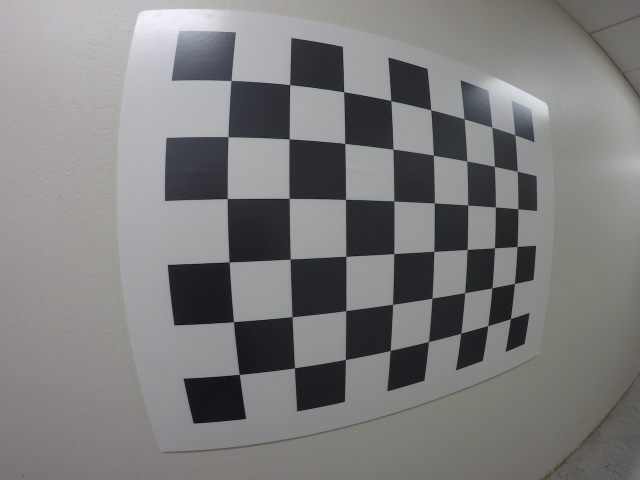
#> input picture HW2/calibration_wide/GOPR0032.jpg, 1280 x 960 px (shown at 1/2 size); its folder holds only this picture in this run
$ jupyter execute --allow-errors hw2.ipynb   (shell and % lines are left out)
#> lines starting #> are read from the running program, lines starting #| are printed output that depends on the picture; after the words box and inside, x2 and y2 are one past the last pixel; in counts of white or black regions, pixels touching at a corner belong together
Camera Calibration with OpenCV
===

### Run the code in the cell below to extract object points and image points for camera calibration.

[cell 1]
import numpy as np
import cv2
import glob
import matplotlib.pyplot as plt
#%matplotlib qt

# prepare object points, like (0,0,0), (1,0,0), (2,0,0) ....,(6,5,0)
objp = np.zeros((6*8,3), np.float32)
objp[:,:2] = np.mgrid[0:8, 0:6].T.reshape(-1,2)

# Arrays to store object points and image points from all the images.
objpoints = [] # 3d points in real world space
imgpoints = [] # 2d points in image plane.

# Make a list of calibration images
images = glob.glob('calibration_wide/GO*.jpg')

# Step through the list and search for chessboard corners
for idx, fname in enumerate(images):
    img = cv2.imread(fname)
#> img is the input picture: shape (960, 1280, 3); mean B, G, R 124.7, 124.9, 125.1
    gray = cv2.cvtColor(img, cv2.COLOR_BGR2GRAY)

    # Find the chessboard corners
    ret, corners = cv2.findChessboardCorners(gray, (8,6), None)
#> ret = True; corners = 48 rows, first 8: [462.6, 161.3], [579.9, 169.7], [687.9, 184.1], [782.3, 201.7], [862.1, 220.2], [928.7, 238.1], [984.4, 254.6], [1030.1, 270]

    # If found, add object points, image points
    if ret == True:
        objpoints.append(objp)
        imgpoints.append(corners)

        # Draw and display the corners
        cv2.drawChessboardCorners(img, (8,6), corners, ret)
#> img: shape (960, 1280, 3); 1.83% of pixels changed, all inside (x1, y1, x2, y2) = (449, 155, 1043, 756)
        #write_name = 'corners_found'+str(idx)+'.jpg'
        #cv2.imwrite(write_name, img)
        cv2.imshow('img', img)
        cv2.waitKey(500)

cv2.destroyAllWindows()

### If the above cell ran sucessfully, you should now have `objpoints` and `imgpoints` needed for camera calibration.  Run the cell below to calibrate, calculate distortion coefficients, and test undistortion on an image!

[cell 2]
import pickle
#%matplotlib inline

# Test undistortion on an image
img = cv2.imread('calibration_wide/test_image.jpg')
#> (the rest of this cell did not finish here and is left out)

# Homework #2
## 1. Color Spaces

### Import resources

[cell 3]
import matplotlib.pyplot as plt
import matplotlib.image as mpimg

import numpy as np
import cv2

#%matplotlib inline

### Read in and display the image

[cell 4]
# Read in the image
image = mpimg.imread('images/pizza_bluescreen.jpg')
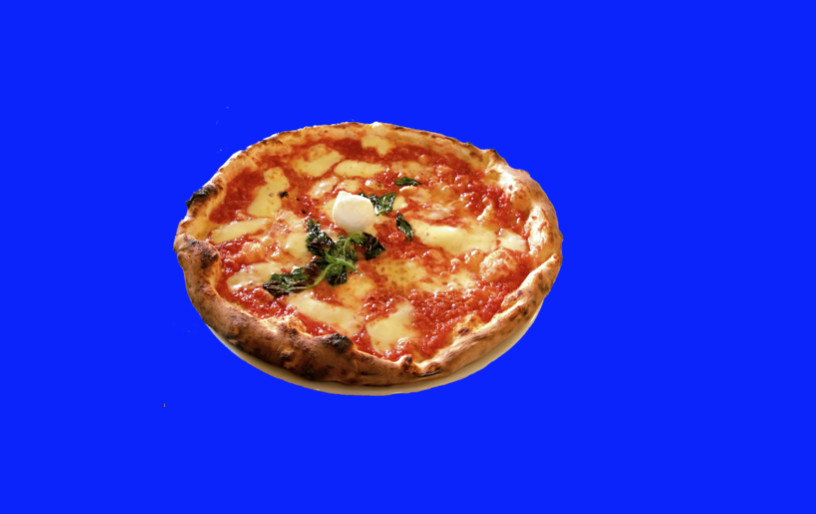
#> input picture HW2/images/pizza_bluescreen.jpg, 816 x 514 px
#> image is the input picture: shape (514, 816, 3); mean R, G, B 44.9, 51.2, 214.8

# Print out the image dimensions (height, width, and depth (color))
print('Image dimensions:', image.shape)
#| Image dimensions: (514, 816, 3)

[cell 5]
# Display the image
plt.imshow(image)

### Define the color threshold

[cell 6]
## TODO: Define our color selection boundaries in RGB values
lower_blue = np.array([0,0,200])
upper_blue = np.array([50,50,255])

### Create a mask

[cell 7]
# Define the masked area
mask = cv2.inRange(image, lower_blue, upper_blue)
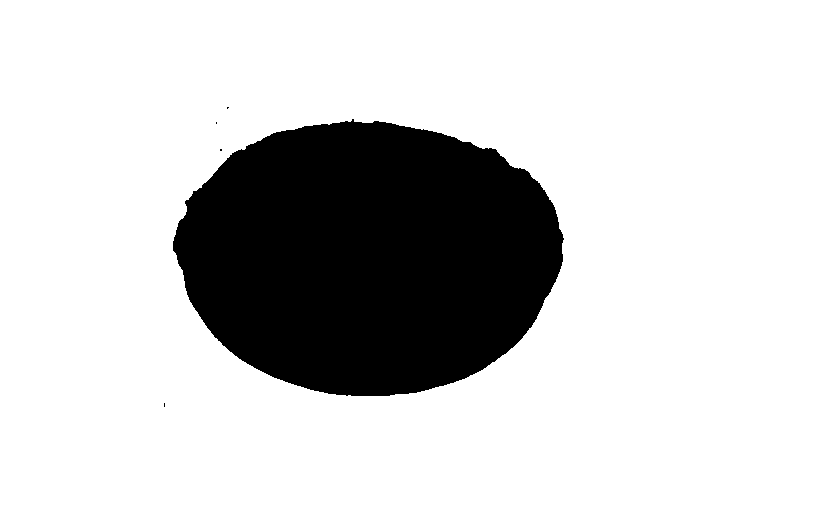
#> mask: shape (514, 816); 80.1% white; 5 black regions (4 under 20 px), largest, box (x1, y1, x2, y2) and area: (173, 119, 564, 396) 83356

# Vizualize the mask
plt.imshow(mask, cmap='gray')

[cell 8]
# Mask the image to let the car show through
masked_image = np.copy(image)

masked_image[mask != 0] = [0, 0, 0]

# Display it!
plt.imshow(masked_image)

### Mask and add a background image

[cell 9]
# Load in a background image, and convert it to RGB
background_image = cv2.imread('images/sky.jpg')
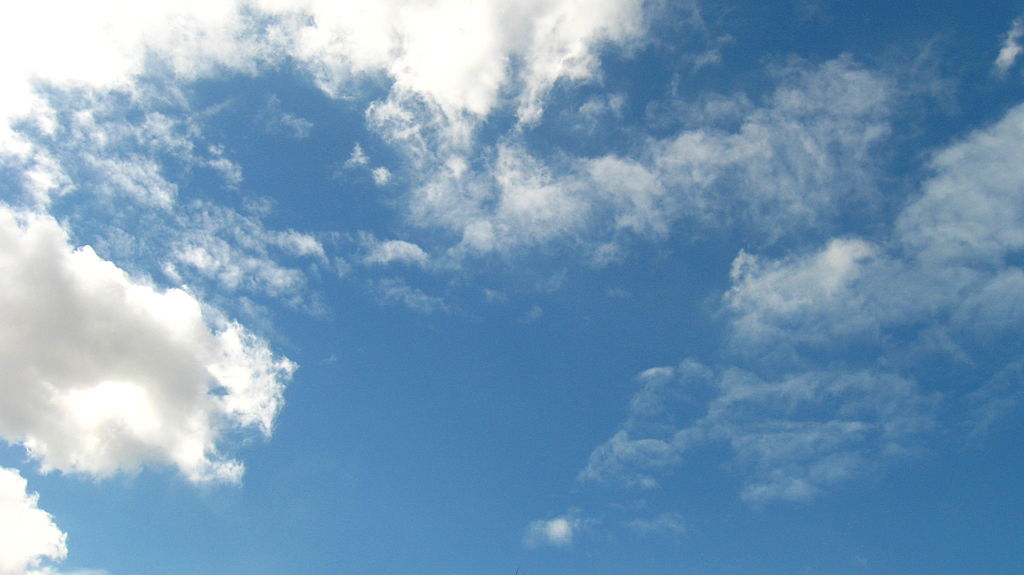
#> input picture HW2/images/sky.jpg, 1024 x 575 px
#> background_image is the input picture: shape (575, 1024, 3); mean B, G, R 184.6, 154.6, 119
background_image = cv2.cvtColor(background_image, cv2.COLOR_BGR2RGB)
## TODO: Crop it or resize the background to be the right size (450x660)
crop_background = background_image[0:514, 0:816]
## TODO: Mask the cropped background so that the car area is blocked
# Hint mask the opposite area of the previous image
crop_background[mask == 0] = [0, 0, 0]
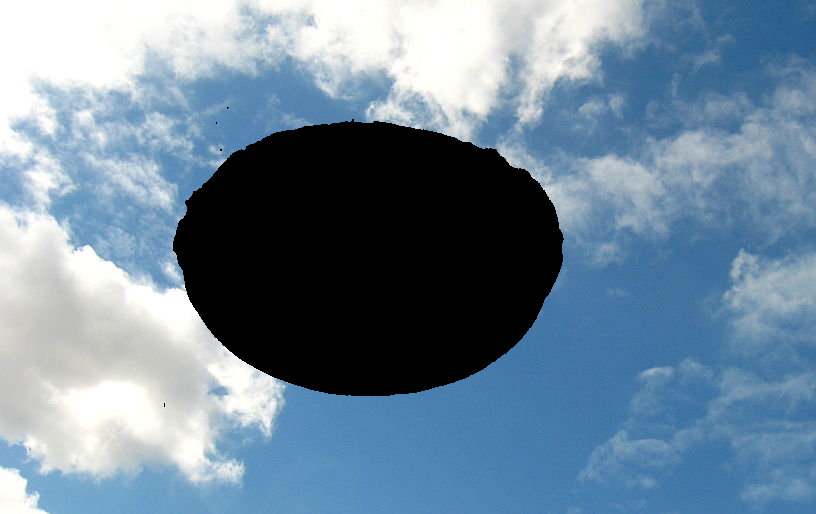
#> crop_background: shape (514, 816, 3); mean R, G, B 111.3, 134.8, 154.5
## TODO: Display the background and make sure
plt.imshow(crop_background)

### Create a complete image

[cell 10]
## TODO: Add the two images together to create a complete image!
# complete_image = masked_image + crop_background
complete_image = masked_image + crop_background
# Display the result
plt.imshow(complete_image)

# HSV colorspace

### Import resources

[cell 11]
import matplotlib.pyplot as plt
import matplotlib.image as mpimg

import numpy as np
import cv2

### Read in RGB image

[cell 12]
# Read in the image
image = mpimg.imread('images/pizza_bluescreen2.jpg')
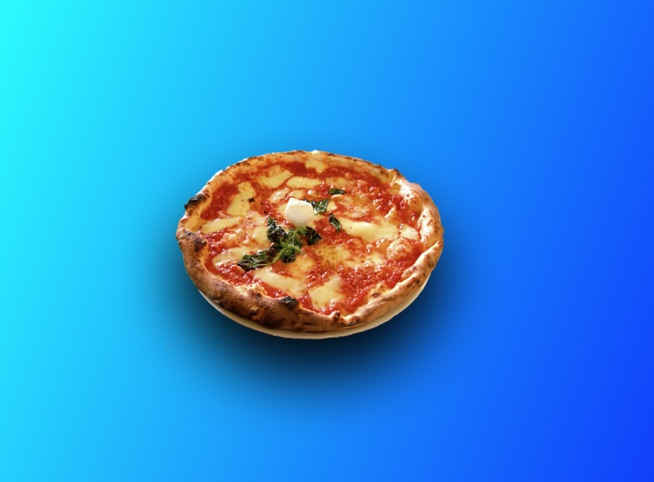
#> input picture HW2/images/pizza_bluescreen2.jpg, 654 x 482 px
#> image is the input picture: shape (482, 654, 3); mean R, G, B 46.2, 143.4, 219.3

plt.imshow(image)

### RGB threshold

Visualize the green threshold you defined in the previous, consistent green color case.

[cell 13]
# Define our color selection boundaries in RGB values
lower_blue = np.array([0,0,180])
upper_blue = np.array([100,100,255])

# Define the masked area
mask = cv2.inRange(image, lower_blue, upper_blue)
#> mask: shape (482, 654); 14% white; 18 white regions (16 under 20 px), largest, box (x1, y1, x2, y2) and area: (472, 26, 654, 482) 41693, (334, 227, 470, 392) 2557

# Mask the image to let the car show through
masked_image = np.copy(image)

masked_image[mask != 0] = [0, 0, 0]
#> masked_image: shape (482, 654, 3)

# Display it!
plt.imshow(masked_image)

### Convert to HSV

[cell 14]
# Convert to HSV
hsv = cv2.cvtColor(image, cv2.COLOR_RGB2HSV)
#> hsv: shape (482, 654, 3); mean H, S, V 91.7, 219.2, 233.6

# HSV channels
h = hsv[:,:,0]
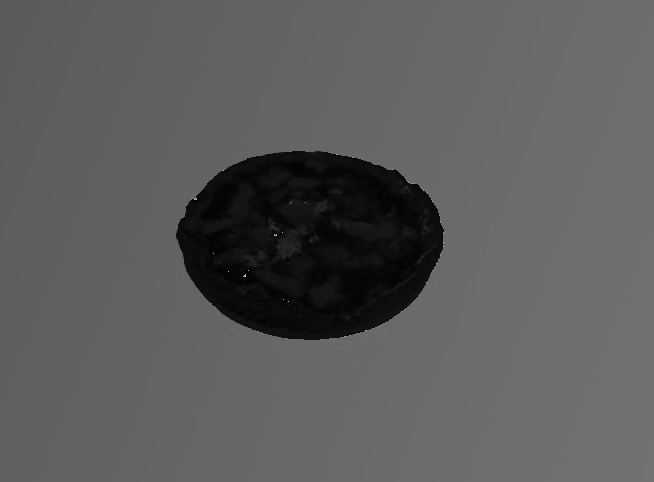
#> h: shape (482, 654); min 0, max 179, mean 91.7
s = hsv[:,:,1]
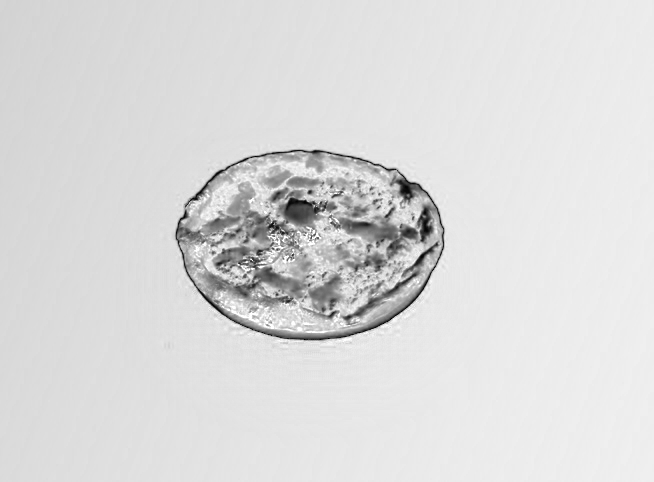
#> s: shape (482, 654); min 0, max 255, mean 219.2
v = hsv[:,:,2]
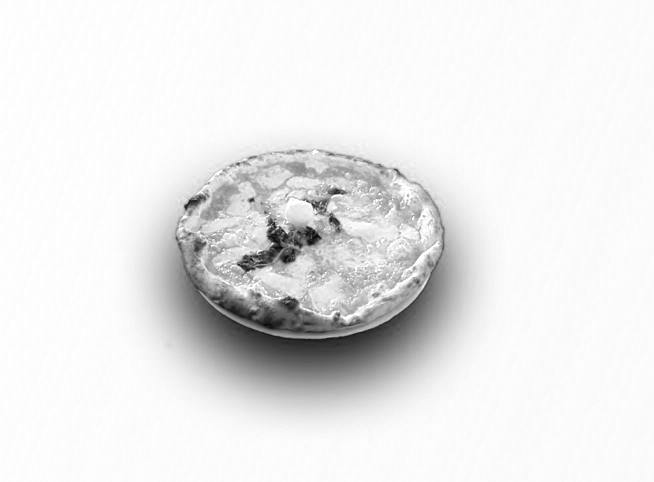
#> v: shape (482, 654); min 3, max 255, mean 233.6

# Visualize the individual color channels
f, (ax1, ax2, ax3) = plt.subplots(1, 3, figsize=(20,10))
ax1.set_title('H channel')
ax1.imshow(h, cmap='gray')
ax2.set_title('S channel')
ax2.imshow(s, cmap='gray')
ax3.set_title('V channel')
ax3.imshow(v, cmap='gray')

### TODO: Mask the green area using HSV color space

[cell 15]
# Define our color selection boundaries in HSV values

## TODO: Change these thresholds
# This initial threshold allows a certain low range for Hue (H)
lower_hue = np.array([0,0,0])
upper_hue = np.array([255,50,255])

# Define the masked area
mask = cv2.inRange(image, lower_hue, upper_hue)
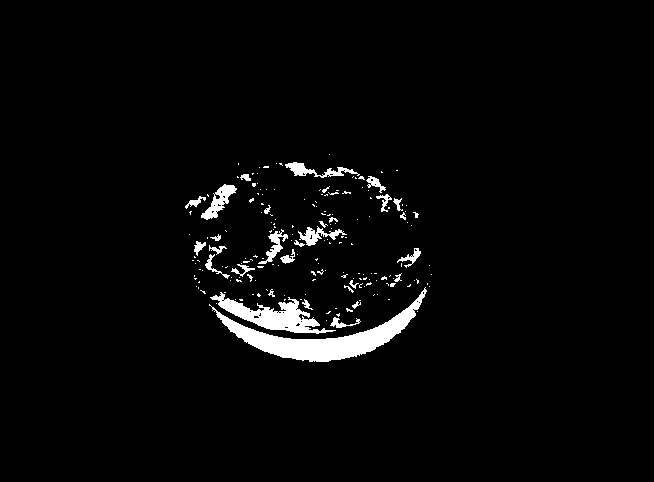
#> mask: shape (482, 654); 3% white; 190 white regions (159 under 20 px), largest, box (x1, y1, x2, y2) and area: (209, 287, 427, 362) 3906, (210, 292, 336, 334) 1858, (201, 184, 237, 220) 492

# Mask the image to let the car show through
masked_image = np.copy(image)

masked_image[mask != 0] = [0, 0, 0]
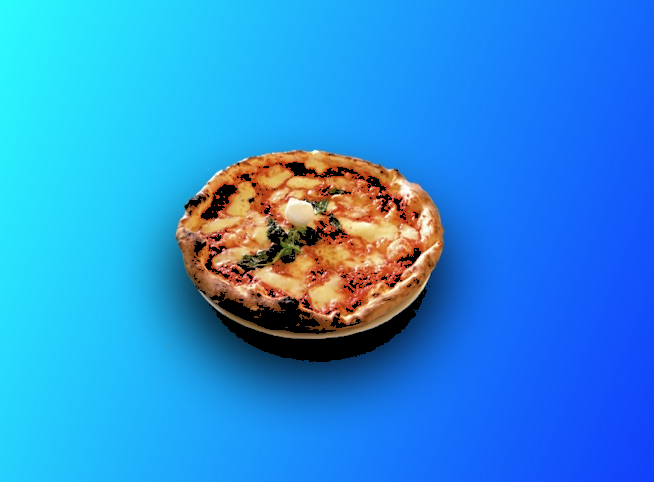
#> masked_image: shape (482, 654, 3); 3.02% of pixels changed, all inside (x1, y1, x2, y2) = (185, 154, 432, 362)

# Display it!
plt.imshow(masked_image)
